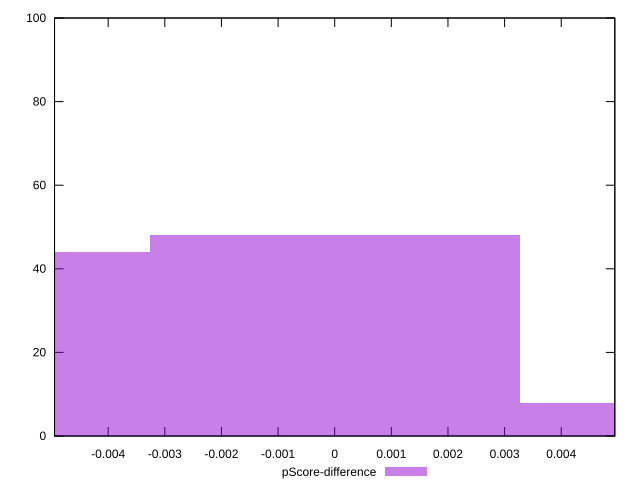

gnuplot code for this plot:
reset

$pScoreDifference <<EOF
0 48
-0.0065350594603134134 44
0.0065350594603134134 8
EOF

set key outside below
set boxwidth 0.0065350594603134134
set xrange [-0.004947258560782375:0.004946511939760145]
set yrange [0:100]
set trange [0:100]
set style fill transparent solid 0.5 noborder
set terminal svg size 640, 490 enhanced background rgb 'white'
set output "report_00018_2021-02-10T15-25-16.877Z/largest-contentful-paint/samples/pages+cached+noadtech+nomedia+nocss/pScore-difference/histogram.svg"

plot $pScoreDifference title "pScore-difference" with boxes

reset
